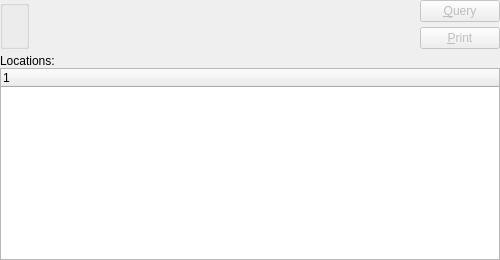
      <widget class="QWidget" name="lotserial" >
       <attribute name="title" >
        <string>Lot/Serial/Location</string>
       </attribute>
       <layout class="QVBoxLayout" >
        <property name="margin" >
         <number>0</number>
        </property>
        <property name="spacing" >
         <number>5</number>
        </property>
        <item>
         <layout class="QHBoxLayout" >
          <property name="margin" >
           <number>0</number>
          </property>
          <property name="spacing" >
           <number>5</number>
          </property>
          <item>
           <layout class="QVBoxLayout" >
            <property name="margin" >
             <number>0</number>
            </property>
            <property name="spacing" >
             <number>0</number>
            </property>
            <item>
             <widget class="WarehouseGroup" name="_itemlocWarehouse" >
              <property name="title" >
               <string/>
              </property>
             </widget>
            </item>
            <item>
             <spacer>
              <property name="orientation" >
               <enum>Qt::Vertical</enum>
              </property>
              <property name="sizeType" >
               <enum>QSizePolicy::Preferred</enum>
              </property>
              <property name="sizeHint" >
               <size>
                <width>20</width>
                <height>0</height>
               </size>
              </property>
             </spacer>
            </item>
           </layout>
          </item>
          <item>
           <spacer>
            <property name="orientation" >
             <enum>Qt::Horizontal</enum>
            </property>
            <property name="sizeType" >
             <enum>QSizePolicy::Expanding</enum>
            </property>
            <property name="sizeHint" >
             <size>
              <width>386</width>
              <height>20</height>
             </size>
            </property>
           </spacer>
          </item>
          <item>
           <layout class="QVBoxLayout" >
            <property name="margin" >
             <number>0</number>
            </property>
            <property name="spacing" >
             <number>0</number>
            </property>
            <item>
             <layout class="QVBoxLayout" >
              <property name="margin" >
               <number>0</number>
              </property>
              <property name="spacing" >
               <number>5</number>
              </property>
              <item>
               <widget class="QPushButton" name="_itemlocQuery" >
                <property name="enabled" >
                 <bool>false</bool>
                </property>
                <property name="text" >
                 <string>&amp;Query</string>
                </property>
                <property name="shortcut" >
                 <string>Alt+Q</string>
                </property>
                <property name="autoDefault" >
                 <bool>true</bool>
                </property>
                <property name="default" >
                 <bool>true</bool>
                </property>
               </widget>
              </item>
              <item>
               <widget class="QPushButton" name="_locPrint" >
                <property name="enabled" >
                 <bool>false</bool>
                </property>
                <property name="text" >
                 <string>&amp;Print</string>
                </property>
                <property name="shortcut" >
                 <string>Alt+P</string>
                </property>
               </widget>
              </item>
             </layout>
            </item>
            <item>
             <spacer>
              <property name="orientation" >
               <enum>Qt::Vertical</enum>
              </property>
              <property name="sizeType" >
               <enum>QSizePolicy::Preferred</enum>
              </property>
              <property name="sizeHint" >
               <size>
                <width>20</width>
                <height>0</height>
               </size>
              </property>
             </spacer>
            </item>
           </layout>
          </item>
         </layout>
        </item>
        <item>
         <layout class="QVBoxLayout" >
          <property name="margin" >
           <number>0</number>
          </property>
          <property name="spacing" >
           <number>0</number>
          </property>
          <item>
           <widget class="QLabel" name="_locationsLit_2" >
            <property name="text" >
             <string>Locations:</string>
            </property>
           </widget>
          </item>
          <item>
           <widget class="XTreeWidget" name="_itemloc" >
            <property name="sizePolicy" >
             <sizepolicy>
              <hsizetype>7</hsizetype>
              <vsizetype>7</vsizetype>
              <horstretch>0</horstretch>
              <verstretch>0</verstretch>
             </sizepolicy>
            </property>
            <property name="minimumSize" >
             <size>
              <width>0</width>
              <height>100</height>
             </size>
            </property>
           </widget>
          </item>
         </layout>
        </item>
       </layout>
      </widget>
